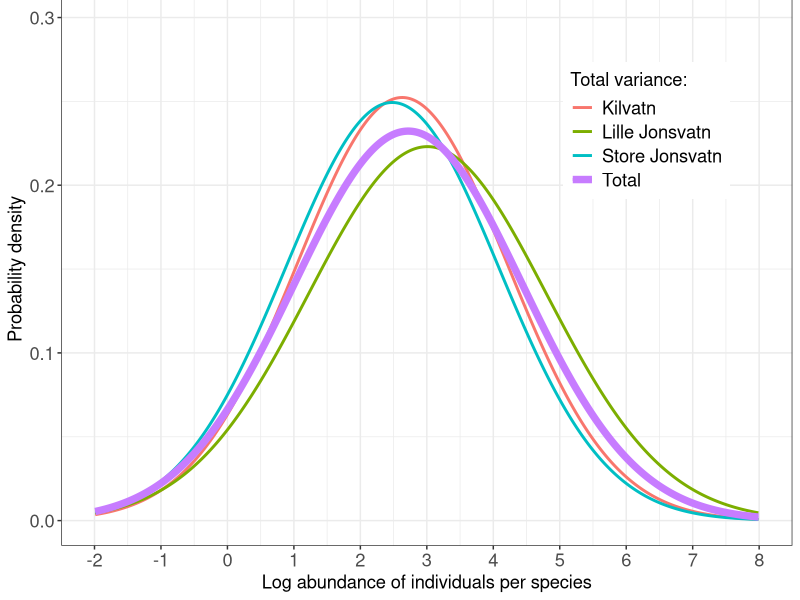

Write the R code that produced this figure.
# Figure 4

# Required packages
library(tidyverse)
library(patchwork)

fig4_data <- tibble(case = c("Kilvatn", "Lille Jonsvatn", "Store Jonsvatn", "Total"),
                     mu = c(2.63, 3.01, 2.48, 2.72),                # Mean log abundance - from data analysis table
                     sd = sqrt(c(2.5, 3.2, 2.56, 2.95))) %>%        # SD = sqrt(variance) - from data analysis table
  mutate(x = list(seq(-5, 11, length.out = 1000))) %>% 
  unnest(x) %>% 
  mutate(ds = dnorm(x, mean = mu, sd = sd))

fig4 <- fig4_data %>% 
  ggplot(aes(x = x, y = ds)) + 
  geom_line(aes(colour = case), linewidth = 1) + 
  geom_line(aes(x = x, y = ds, colour = case), 
            data = fig4_data[fig4_data$case == "Total",], 
            linewidth = 2.5) +
  theme_bw() +
  ylab("Probability density") +
  xlab("Log abundance of individuals per species") +
  scale_y_continuous(limits = c(0, 0.3), breaks = seq(0, 0.3, 0.1)) +
  scale_x_continuous(limits = c(-2, 8), breaks = seq(-2, 8, 1)) +
  scale_color_discrete(name = "Total variance:",
                       breaks = c("Kilvatn", "Lille Jonsvatn", "Store Jonsvatn", "Total"),
                       labels = c("Kilvatn", "Lille Jonsvatn", "Store Jonsvatn", "Total")) +
  theme(axis.title = element_text(size = rel(1.2)),
        axis.text = element_text(size = rel(1.2)),
        legend.title = element_text(size = rel(1.2)),
        legend.text = element_text(size = rel(1.2)),
        legend.position = c(0.80, 0.75),
        plot.margin = margin(-5.5, 5.5, 5.5, 5.5, "pt"))

fig4

